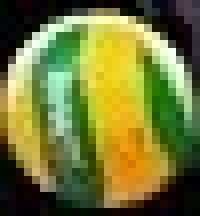
#> input picture source/template.jpg, 25 x 27 px (shown 8 times larger)
$ python tracker.py
#> lines starting #> are read from the running program, lines starting #| are printed output that depends on the picture; after the words box and inside, x2 and y2 are one past the last pixel; in counts of white or black regions, pixels touching at a corner belong together
import numpy as np
import cv2 as cv
import matplotlib.pyplot as plt
import os

# Load template from frame
template = cv.imread('source/template.jpg', 0)
#> template: shape (27, 25); min 0, max 255, mean 110.9

# Load video for tracking
cap = cv.VideoCapture('source/sample_video.mp4')
frame_rate = int(cap.get(cv.CAP_PROP_FPS))
total_frames = int(cap.get(cv.CAP_PROP_FRAME_COUNT))

# Extract example frames for matching testing
example_frames = 3
matching_frames = []
for i in range(total_frames//example_frames, total_frames, total_frames//example_frames):
    cap.set(cv.CAP_PROP_POS_FRAMES, i)
    res, frame = cap.read()
    frame = cv.cvtColor(frame, cv.COLOR_BGR2GRAY)
    matching_frames.append(frame)
#> this loop made 3 passes
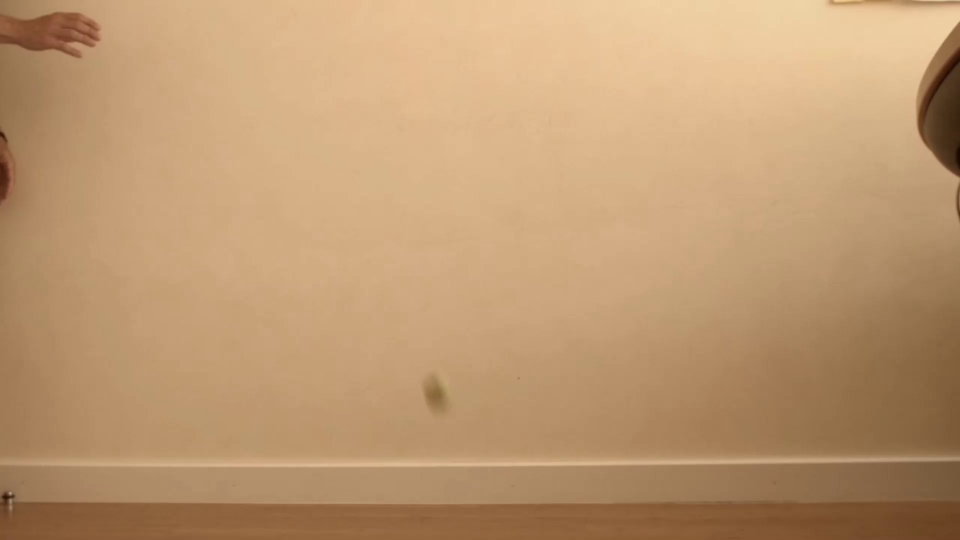
#> input picture frame 30 of source/sample_video.mp4, 1920 x 1080 px (shown at 1/2 size)
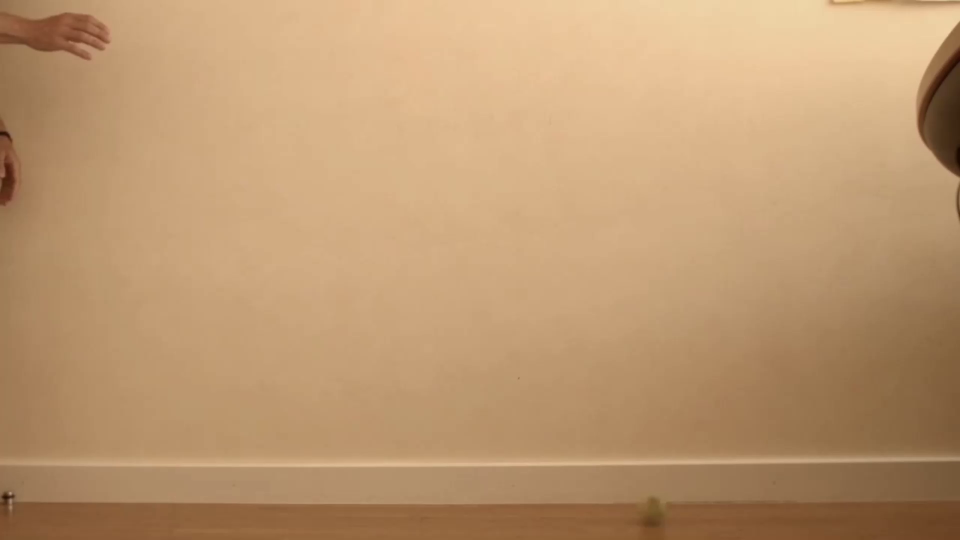
#> input picture frame 60 of source/sample_video.mp4, 1920 x 1080 px (shown at 1/2 size)
#> pass 3, `frame = cv.cvtColor(frame, cv.COLOR_BGR2GRAY)`:
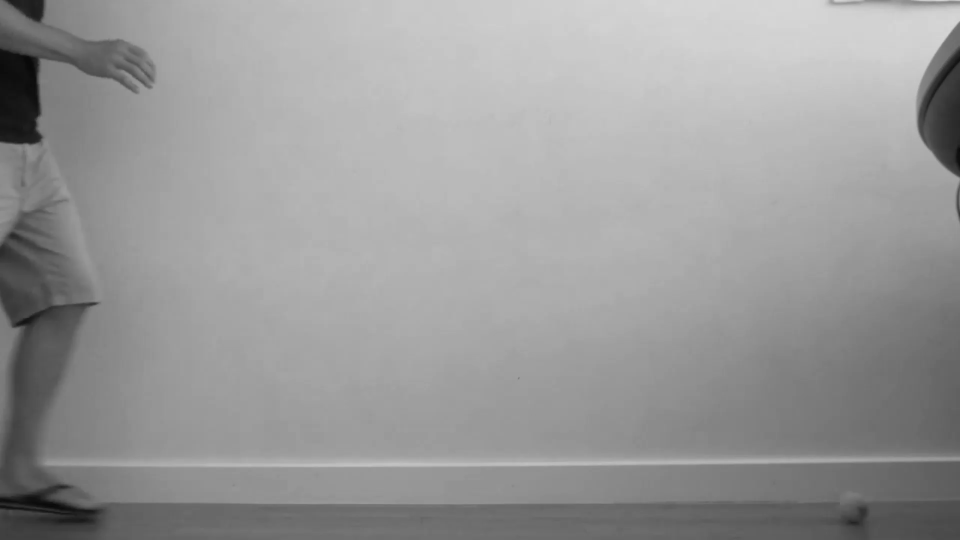
#> frame: shape (1080, 1920) (shown at 1/2 size); min 8, max 221, mean 153.7
#> after the loop, matching_frames = 3 items

# Output video
output = cv.VideoWriter("output.avi", cv.VideoWriter_fourcc(*'MJPG'), 30, (int(cap.get(3)), int(cap.get(4))))

# Template matching method selection
methods = [cv.TM_CCOEFF, cv.TM_CCOEFF_NORMED, cv.TM_CCORR, cv.TM_CCORR_NORMED, cv.TM_SQDIFF, cv.TM_SQDIFF_NORMED]
methods_results = []
height, width = template.shape
#> height = 27; width = 25
for method in methods:
    for frame in matching_frames:
        frame_copy = frame.copy()
        result = cv.matchTemplate(frame_copy, template, method)
        min_val, max_val, min_loc, max_loc = cv.minMaxLoc(result)

        if method in [cv.TM_SQDIFF, cv.TM_SQDIFF_NORMED]:
            location = min_loc
        else:
            location = max_loc

        bottom_right = (location[0]+width, location[1]+height)
        cv.rectangle(frame_copy, location, bottom_right, 255, 2)

        methods_results.append(frame_copy)
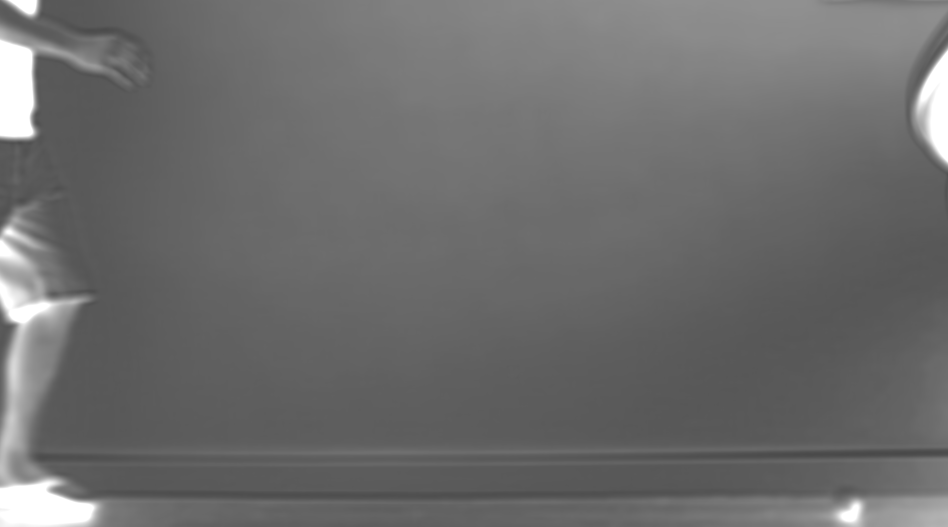
#> result: shape (1054, 1896) float32 (shown at 1/2 size); min 0.287, max 1, mean 0.427
#> after the loop, methods_results = 18 items

#Display template matching results
fig, axs = plt.subplots(nrows=example_frames, ncols=len(methods))
index = 0
for i in range (0, len(methods)):
    for j in range (0, example_frames):
        axs[j,i].imshow(methods_results[index], cmap='gray')
        axs[j,i].get_xaxis().set_ticks([])
        axs[j,i].get_yaxis().set_ticks([])
        index += 1
#> after the loop, index = 18

axs[0,0].set_title("0) TM_CCOEFF")
axs[0,1].set_title("1) TM_CCOEFF_NORMED")
axs[0,2].set_title("2) TM_CCORR")
axs[0,3].set_title("3) TM_CCORR_NORMED")
axs[0,4].set_title("4) TM_SQDIFF")
axs[0,5].set_title("5) TM_SQDIFF_NORMED")

# Select best template matching method
plt.show(block=False)
while(True):
    option = input(f"Select the matching method (Number): ")
    try:
        option = int(option)
        if option >= 0 and option <= 5:
            break
    except:
        print("Incorrect input")
        os.system("pause")
        os.system("cls")
#> this loop made 1 pass; the answer given on pass 1: 1
plt.close()


# Video Tracking
print("Video Processing...")
trajectory = []
cap.set(cv.CAP_PROP_POS_FRAMES, 0)
while (cap.isOpened()):
    ret, frame = cap.read()
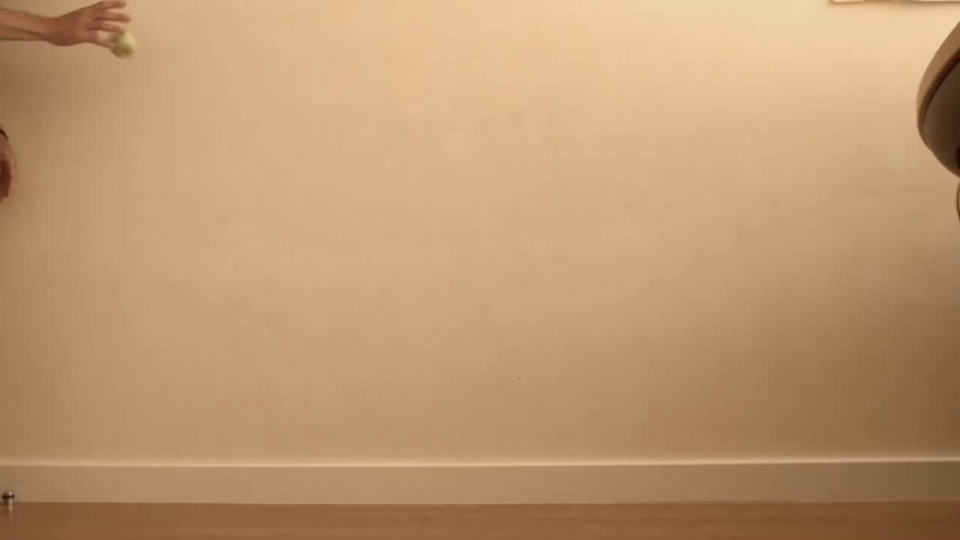
#> input picture frame 0 of source/sample_video.mp4, 1920 x 1080 px (shown at 1/2 size)
#> frame is the input picture: shape (1080, 1920, 3); mean B, G, R 113.5, 153, 189.5

    if (ret):
        grey_frame = cv.cvtColor(frame, cv.COLOR_BGR2GRAY)
        result = cv.matchTemplate(grey_frame, template, methods[option])
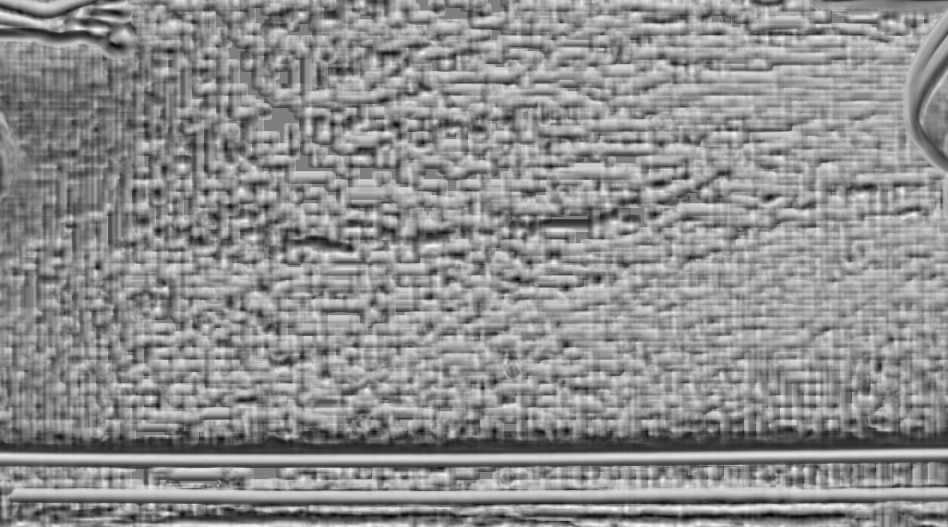
#> result: shape (1054, 1896) float32 (shown at 1/2 size); min -0.631, max 0.629, mean 0.0726; drawn with min black and max white
        min_val, max_val, min_loc, max_loc = cv.minMaxLoc(result)
#> min_val = -0.631; max_val = 0.629; min_loc = (1036, 558); max_loc = (1228, 1017)

        if methods[option] in [cv.TM_SQDIFF, cv.TM_SQDIFF_NORMED]:
            location = min_loc
        else:
            location = max_loc
#> location = (1228, 1017)

        bottom_right = (location[0]+width, location[1]+height)
#> bottom_right = (1253, 1044)
        cv.rectangle(frame, location, bottom_right, (0,0,255), 2)
#> frame: shape (1080, 1920, 3); 0.01% of pixels changed, all inside (x1, y1, x2, y2) = (1227, 1016, 1255, 1046)

        center = (location[0]+(width//2), location[1]+(height//2))
#> center = (1240, 1030)
        trajectory.append(center)
        for circle in trajectory:
            cv.circle(frame, circle, 5, (0, 0, 255), -1)
#> this loop made 1 pass
#> frame: shape (1080, 1920, 3); mean B, G, R 113.5, 153, 189.5
        if (len(trajectory) > 3):
            frame = cv.line(frame, center, trajectory[-4], (0, 0, 255), 3)
            frame = cv.line(frame, trajectory[-4], trajectory[-3], (0, 0, 255), 3)
            frame = cv.line(frame, trajectory[-3], trajectory[-2], (0, 0, 255), 3)

        output.write(frame)

        if (cv.waitKey(25) == ord('q')):
#> (key q is pressed here)
            break
    else:
        break

cap.release()
cv.destroyAllWindows()

# Plot trajectory
print("Trajectory Processing...")
fig = plt.figure()
x = []
y = []
for position in trajectory:
    x.append(position[0])
    y.append(-position[1])
#> this loop made 1 pass
#> after the loop, x = [1240]; y = [-1030]

new_x = np.linspace(min(x), max(x), 100)
#> new_x = 100 values from 1240 to 1240
y_inter = np.interp(new_x, x, y, period=10000)
#> y_inter = 100 values from -1030 to -1030

plt.scatter(x, y, color='blue', s=10, label="match")
plt.plot(new_x, y_inter, color='red', label="Interpolation")

plt.show(block=False)
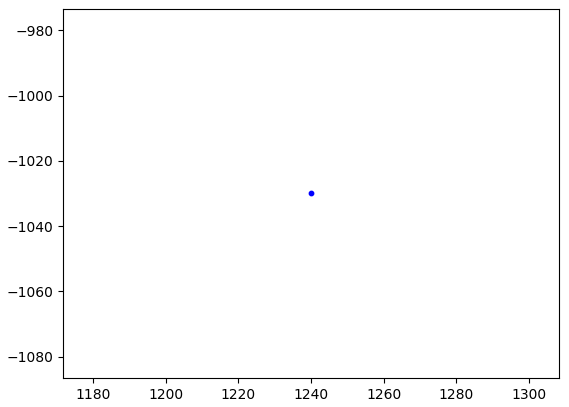
#> figure drawn by matplotlib, 1 panel

# Speed
frame_dif = np.absolute(np.absolute(max(y))-np.absolute(min(y)))
#> frame_dif = 0
time = (frame_dif*1)/frame_rate
#> time = 0
distance = float(input("Estimated distance (meters): "))
#> the answer given: 3
speed = distance/time # speed = distance/time, this is an estimate distance
#> speed = inf
print(f"Time: {time:.2f} seconds")
#| Time: 0.00 seconds
print(f"Estimated distance: {distance:.2f} meters")
print(f"Average estimated speed: {speed:.2f} meters per second")
#| Average estimated speed: inf meters per second
